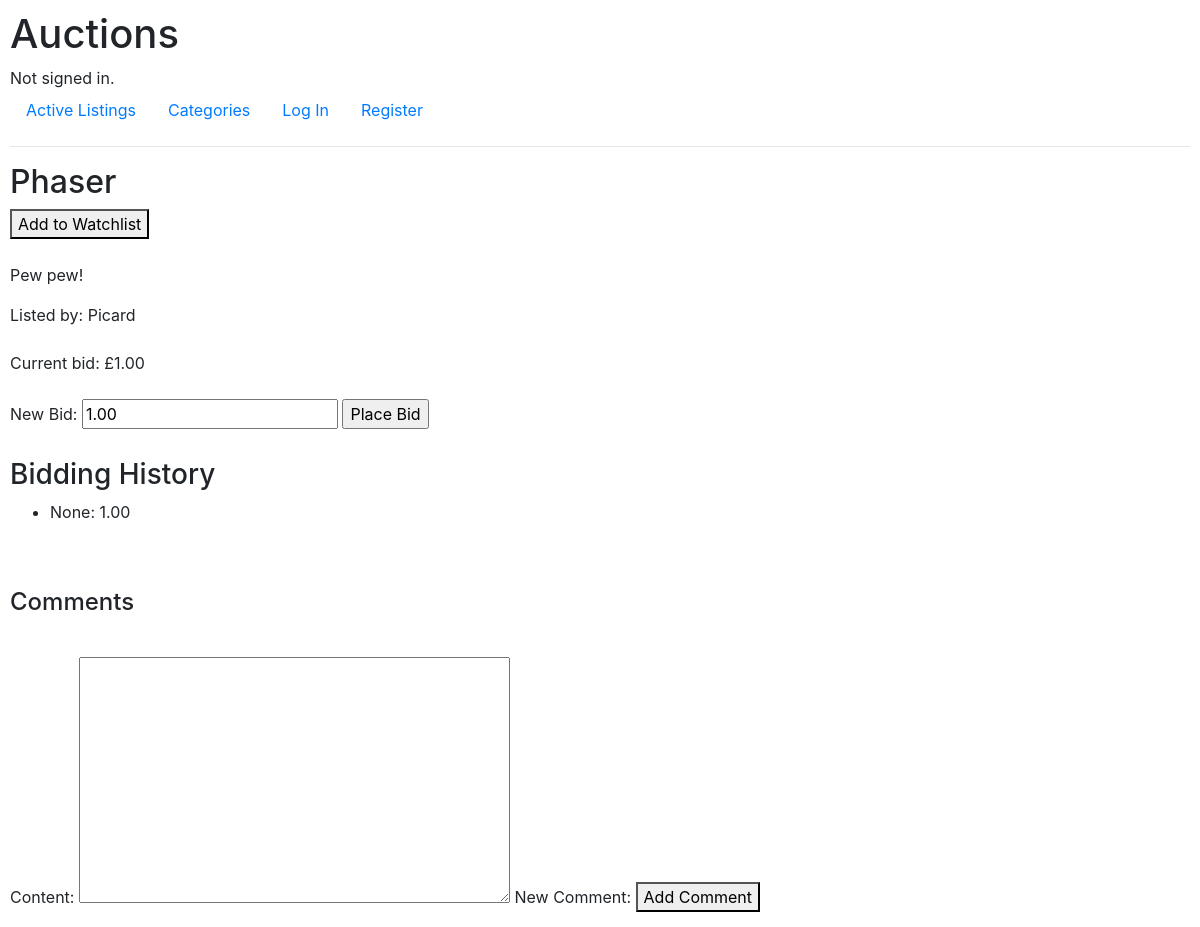
The app's page /listing/2, older data.
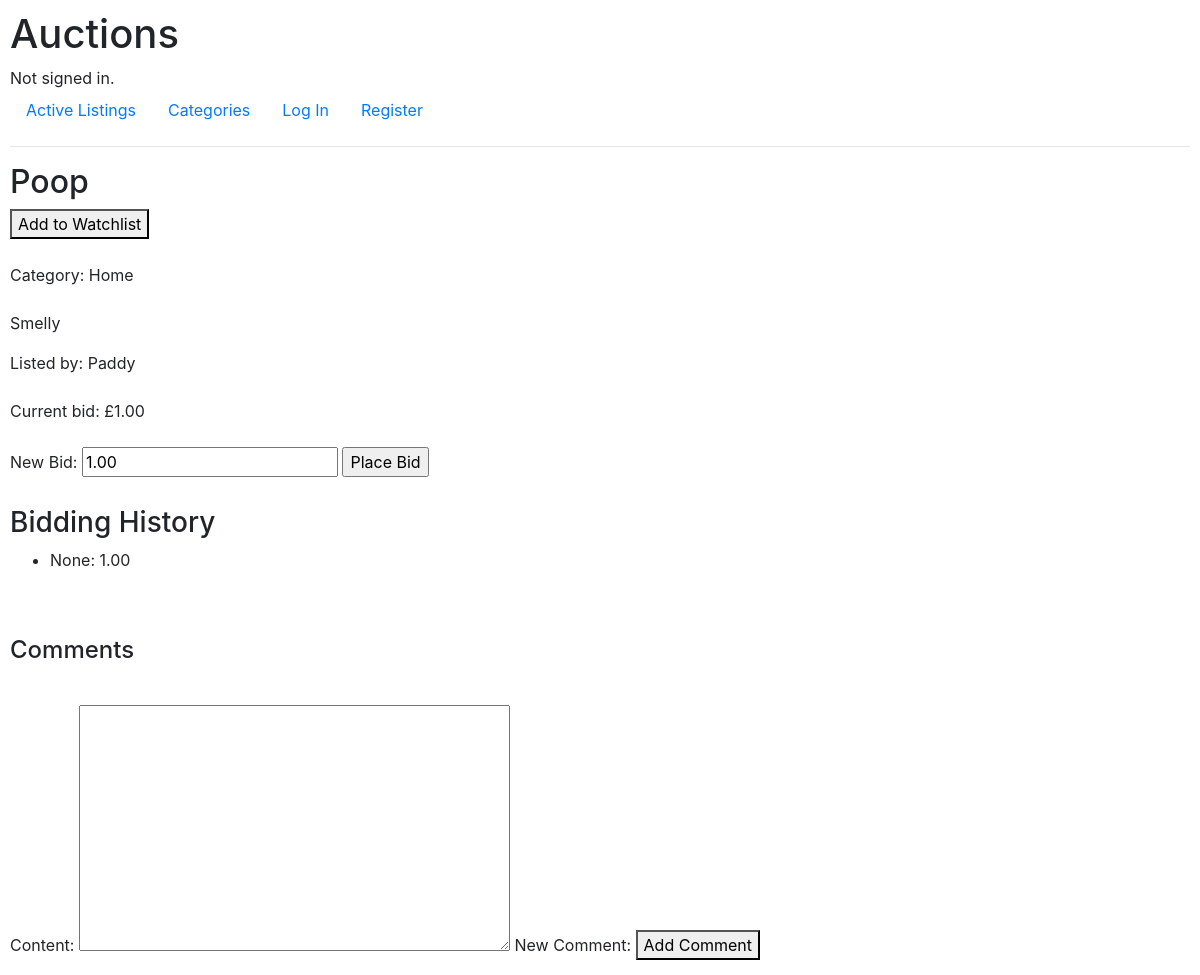
The same page, newer data.
### auctions/models.py (models this page shows)
class Listing(models.Model):
    title = models.CharField(max_length=64, default="New Item")
    description = models.CharField(max_length=1500, null=True)
    current_bid = models.DecimalField(max_digits=17, decimal_places = 2, default = 1)
    image = models.URLField(max_length= 512, null=True, blank=True)
    category = models.CharField(max_length = 64, choices = categories, null=True, blank=True)
    seller = models.ForeignKey(User, on_delete=models.CASCADE, related_name="listings")
    closed = models.BooleanField(default="False")

class User(AbstractUser):
    pass

class Bid(models.Model):
    item = models.ForeignKey(Listing, on_delete=models.CASCADE, related_name="bids_received")
    bidder = models.ForeignKey(User, on_delete=models.CASCADE, related_name="bids_placed", null=True, blank=True)
    value = models.DecimalField(max_digits=17, decimal_places = 2, default = 1)

### auctions/views.py (the view, shortened to what this page needs)
# urls.py: path("listing/<str:listing_id>", views.listing, name="view_listing"),
def listing(request, listing_id):
    listing = Listing.objects.get(pk=listing_id)
    if request.user.is_authenticated:
        user_watchlist = Watchlist.objects.get(user=request.user)
        if listing in user_watchlist.item.all():
            in_watchlist=True
        else:
            in_watchlist=False
    else:
        in_watchlist=False
    return render(request, "auctions/listing_page.html", {
        "listing": listing,
        "in_watchlist": in_watchlist,
        "highest_bid": Bid.objects.get(item=listing, value=listing.current_bid),
        "comment_form": CommentForm,
        "comments": Comment.objects.filter(item=listing),
    })

### auctions/templates/auctions/listing_page.html (shortened to what this page needs)
{% extends "auctions/layout.html" %}
{% block body %}
    <h2>{{listing.title}}</h2>
    {% if in_watchlist %}
        <form action="{% url 'watchlist_remove' %}" method="post">
            {% csrf_token %}
            <input type="hidden" name="listing_to_remove" value={{listing.pk}}>
            On Watchlist:
            <button type="submit">Remove</button>
        </form>
        <br>
    {% else %}
        <form action="{% url 'watchlist_add' %}" method="post">
            <button type="submit">Add to Watchlist</button>
        </form>
        <br>
    {% endif %}
    {% if listing.category %}
        <div>
            Category: {{listing.category}}
        </div>
        <br>
    {% endif %}
    <div>
        <p>{{listing.description}}</p>
    </div>
    <div>
        Listed by: {{listing.seller}}
    </div>
    <br>
    <div>
        Current bid: £{{listing.current_bid}}
    </div>
    <br>
    <div>
        <form action="{% url 'view_listing' listing_id=listing.pk %}" method="post" id="new_bid">
            <label for = "new_bid_value">New Bid:</label>
            <input type = "number" name = "new_bid_value", min= listing.current_bid, value = "{{listing.current_bid}}", step = ".01">
            <input type="submit" form = "new_bid" value = "Place Bid">
        </form>
    </div>
    <br>
    <div>
        <h3>Bidding History</h3>
        <ul>
            {% for bid in listing.bids_received.all %}
            <li>
                {{bid.bidder}}: {{bid.value}}
            </li>
            <br>
            {% endfor %}
        </ul>
    </div>
    <br>
    <div>
        <h4>Comments</h4>
        <br>
        <form action="{% url 'add_comment' listing_id=listing.pk %}" method="post" id="new_comment">
            {{ comment_form }}
            <label for="new_comment">New Comment:</label>
            <button type="submit">Add Comment</button>
        </form>
    </div>
{% endblock %}

Row changes from the older to the newer data that the page shows:
changed Listing: title "Phaser" → "Poop"; category (not shown) → "Home"; description "Pew pew!" → "Smelly"; seller "Picard" → "Paddy"
Text that changed along with them:
text now shown: "Category:"
